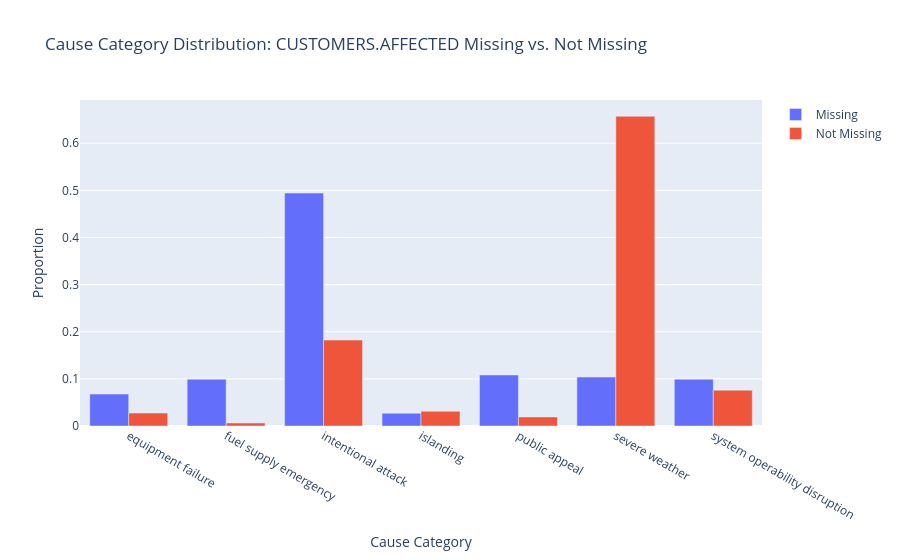

Source (notebook cell):
### Code cell
# Distribution of CAUSE.CATEGORY when CUSTOMERS.AFFECTED is missing vs. not
cause_dist = (
    outages.groupby(['CAUSE.CATEGORY', 'CUST_MISSING'])
    .size()
    .reset_index(name='Count')
)
cause_dist['Missing'] = cause_dist['CUST_MISSING'].map({True: 'Missing', False: 'Not Missing'})
cause_dist_pct = (
    cause_dist.groupby(['Missing', 'CAUSE.CATEGORY'])['Count']
    .sum()
    .reset_index()
)
# Normalize within each group
cause_dist_pct['Proportion'] = cause_dist_pct.groupby('Missing')['Count'].transform(lambda x: x / x.sum())

px.bar(
    cause_dist_pct,
    x='CAUSE.CATEGORY', y='Proportion',
    color='Missing',
    barmode='group',
    title='Cause Category Distribution: CUSTOMERS.AFFECTED Missing vs. Not Missing',
    labels={'CAUSE.CATEGORY': 'Cause Category', 'Proportion': 'Proportion', 'Missing': ''},
)

### Figure 1 — Plotly figure (JSON) as saved in the notebook; plotly's stock layout.template omitted (floating-point values rounded to 4 significant figures)
{"data": [{"alignmentgroup": "True", "hovertemplate": "=Missing<br>Cause Category=%{x}<br>Proportion=%{y}<extra></extra>", "legendgroup": "Missing", "marker": {"color": "#636efa", "pattern": {"shape": ""}}, "name": "Missing", "offsetgroup": "Missing", "orientation": "v", "showlegend": true, "textposition": "auto", "type": "bar", "x": ["equipment failure", "fuel supply emergency", "intentional attack", "islanding", "public appeal", "severe weather", "system operability disruption"], "xaxis": "x", "y": [0.06772, 0.09932, 0.4944, 0.02709, 0.1084, 0.1038, 0.09932], "yaxis": "y"}, {"alignmentgroup": "True", "hovertemplate": "=Not Missing<br>Cause Category=%{x}<br>Proportion=%{y}<extra></extra>", "legendgroup": "Not Missing", "marker": {"color": "#EF553B", "pattern": {"shape": ""}}, "name": "Not Missing", "offsetgroup": "Not Missing", "orientation": "v", "showlegend": true, "textposition": "auto", "type": "bar", "x": ["equipment failure", "fuel supply emergency", "intentional attack", "islanding", "public appeal", "severe weather", "system operability disruption"], "xaxis": "x", "y": [0.0275, 0.006416, 0.1824, 0.03116, 0.01925, 0.6572, 0.07608], "yaxis": "y"}], "layout": {"barmode": "group", "legend": {"title": {"text": ""}, "tracegroupgap": 0}, "title": {"text": "Cause Category Distribution: CUSTOMERS.AFFECTED Missing vs. Not Missing"}, "xaxis": {"anchor": "y", "domain": [0, 1], "title": {"text": "Cause Category"}}, "yaxis": {"anchor": "x", "domain": [0, 1], "title": {"text": "Proportion"}}}}
